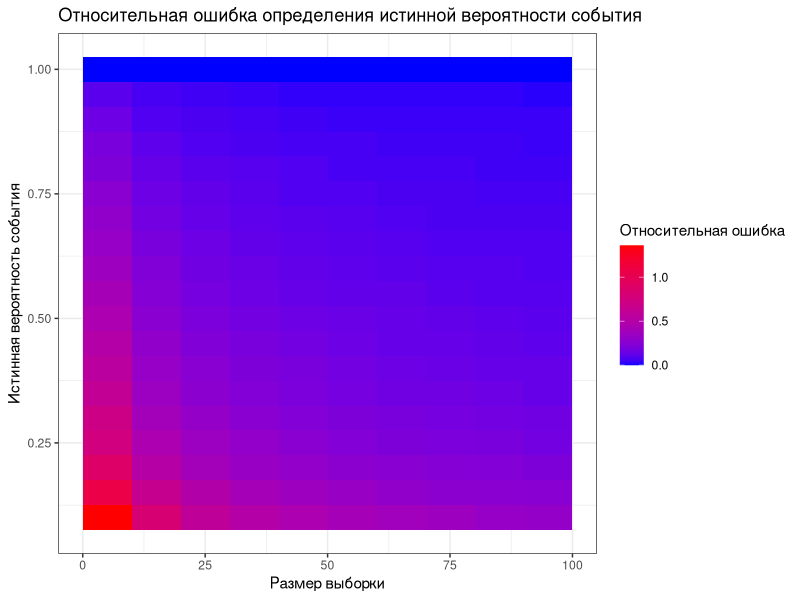

Write R code to recreate this figure.
## ---- chunk 1
knitr::opts_chunk$set(echo = TRUE)

library(tidyverse)

## ---- chunk 2
calc_error <- Vectorize(function(pr,N){
values <- 0:1 # Значения, которые может принимать событие (1-полное исцеление, 0-отсутствие исцеления)
Pr <- c(1-pr, pr)  # Распределение в генеральной совокупности
general_population <- sample(values, 1000000, prob = Pr, replace = TRUE) # Генеральная совокупность
df_all_repeats <- data.frame(
  n_exp = rep(1:1000, each = N), # 1000 число повторений эксперимента
  ID =  seq(1:N),
  event_upd = sample(general_population, N*1000, replace=FALSE)
)

df_sample_prob <- df_all_repeats %>% 
  group_by(n_exp) %>% 
  dplyr::summarise(prob_sample = sum(event_upd)/length(event_upd)) %>%
  ungroup()


return(round(sqrt( mean((df_sample_prob$prob_sample-pr)^2) )/pr,2)) # относительная ошибка истинной вероятности события

})


df_result <- data.frame(
  sample_size = seq(5,100, by=10),
  probab = rep(seq(0.1,1,by=0.05), length(seq(5,100, by=10)))
)

df_result$error = calc_error(df_result$probab, df_result$sample_size)
## ---- chunk 3
df_result %>%
  ggplot()+
  geom_tile(aes(x = sample_size, 
                 y = probab,
                fill = error)) +

  scale_fill_gradient(name = "Относительная ошибка", low = "blue", high = "red")+
  labs(title="Относительная ошибка определения истинной вероятности события", x="Размер выборки", y="Истинная вероятность события")+
  theme_bw()
